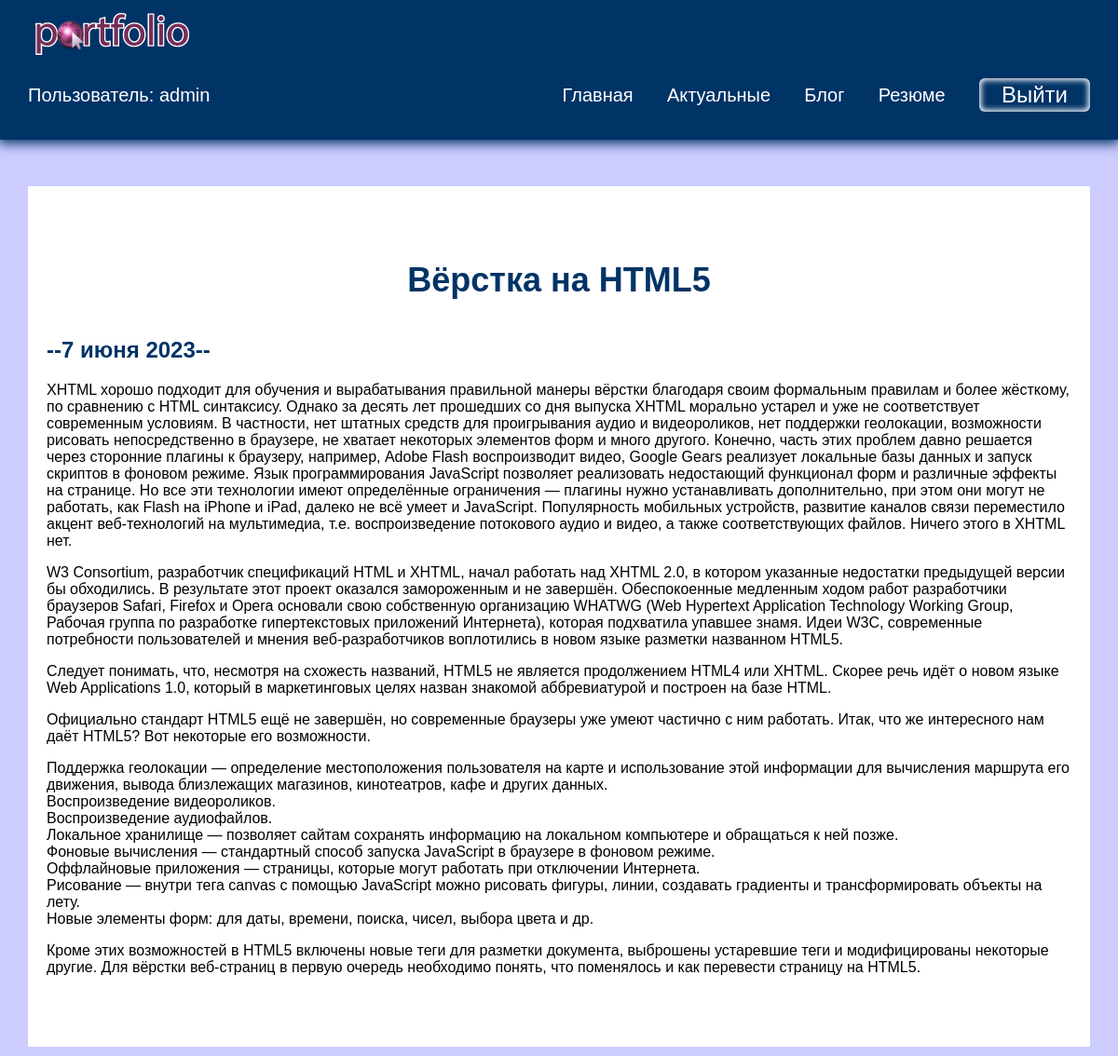
Page /blog/1/ (signed in) on the committed database.
### blog/models.py (models this page shows, shortened)
class Blog(models.Model):
    title = models.CharField(max_length=200)
    description = models.TextField()  # поле без ограничения колличества символов
    date = models.DateField()

### blog/views.py (the view)
# urls.py: path('<int:blog_id>/', views.detail, name='detail'),
def detail(request, blog_id):
    blog = get_object_or_404(Blog, pk=blog_id)  # если данные существуют то будут попадать в переменную
    return render(request, 'blog/details.html', {'blog': blog})

### blog/templates/blog/details.html
{% extends 'skills/base.html' %}
{% block content %}
<div class="detail">
    <h1>{{blog.title}}</h1>
    <h2>--{{ blog.date|date:'j E Y' }}--</h2>
    {{ blog.description|safe }}
</div>
{% endblock %}

### skills/templates/skills/base.html (shortened to what this page needs)
<!DOCTYPE html>
{% load static %}
<html lang="en">
<head>
    <link rel="stylesheet" href="{% static 'css/style.css' %}">
</head>
<body>
    {% if user.is_authenticated %}
    <div class="menu">
        <div class="wrap">
            <div class="logo">
                <a href="{% url 'index' %}"><img src="{% static 'skills/logo.png' %}" alt=""></a>
            </div>
            <ul>
                <li class="logo">Пользователь: {{ user.username }}</li>
                <li><a href="{% url 'index' %}">Главная</a></li>
                <li><a href="{% url 'currenttodos' %}">Актуальные</a></li>
                <li><a href="{% url 'blogs' %}">Блог</a></li>
                <li><a href="{% static 'skills/resume.pdf' %}" target="_blank">Резюме</a></li>
                <li>
                <form action="{% url 'logoutuser' %}" method="post">
                    <button class="top">Выйти</button>
                </form>
                </li>
            </ul>
        </div>
    </div>
    {% endif %}
  <div class="content">
    <div class="wrap">
      {% block content %}
      {% endblock %}
    </div>
  </div>
</body>
</html>

### skills/static/css/style.css (style rules this page uses)
body { background: #CCCCFF; font-family: 'Roboto', sans-serif; padding: 0; margin: 0; }
.wrap { max-width: 1200px; margin: 0 auto; padding: 20px; box-sizing: border-box; }
.content h1 { text-align: center; margin: 60px 0 40px; font-size: 36px; }
.top { background: #663366; margin: 0; }
.detail { background: #FFF; padding: 20px 20px 60px; box-sizing: border-box; }
body { padding: 0; margin: 0; font-family: Arial, Helvetica, sans-serif }
.wrap { max-width: 1200px; margin: 0 auto; padding: 10px 30px; box-sizing: border-box; }
.menu { background: #003366; box-shadow: 0 2px 12px 2px #003366; }
ul { list-style: none; padding: 0; }
.menu a { color: #FFF; }
.menu ul { display: flex; justify-content: space-between; align-items: center; font-size: 20px; }
.menu .logo { color: #FFF; margin-right: 30%; }
a { text-decoration: none; }
.content .wrap { display: flex; flex-direction: column; align-items: center; justify-content: center; margin-top: 40px; }
h1, h2 { color: #003366; }
button { border-radius: 6px; box-shadow: inset 0 0 6px 2px #FFF; padding: 10px 40px; margin-top: 40px; font-size: 24px; cursor: pointer; }
.top { padding: 4px 24px; margin-top: 0; background: transparent; border: none; color: #FFF; }

### rows in the picture
Blog: title "Вёрстка на HTML5", date "7 июня 2023", description "XHTML хорошо подходит для обучения и вырабатывания правильной манеры вёрстки благодаря своим формальным правилам и более жёсткому, по сравнению с HTML синтаксису. Однако за десять лет прошедших со дня выпуска XHTML морально устарел и уже не соответствует современным условиям. В частности, нет штатных средств для проигрывания аудио и видеороликов, нет поддержки геолокации, возможности рисовать непосредственно в браузере, не хватает некоторых элементов форм и много другого. Конечно, часть этих проблем давно решается через сторонние плагины к браузеру, например, Adobe Flash воспроизводит видео, Google Gears реализует локальные базы данных и запуск скриптов в фоновом режиме. Язык…"

### other values in the picture
{{ user.username }} "admin"
